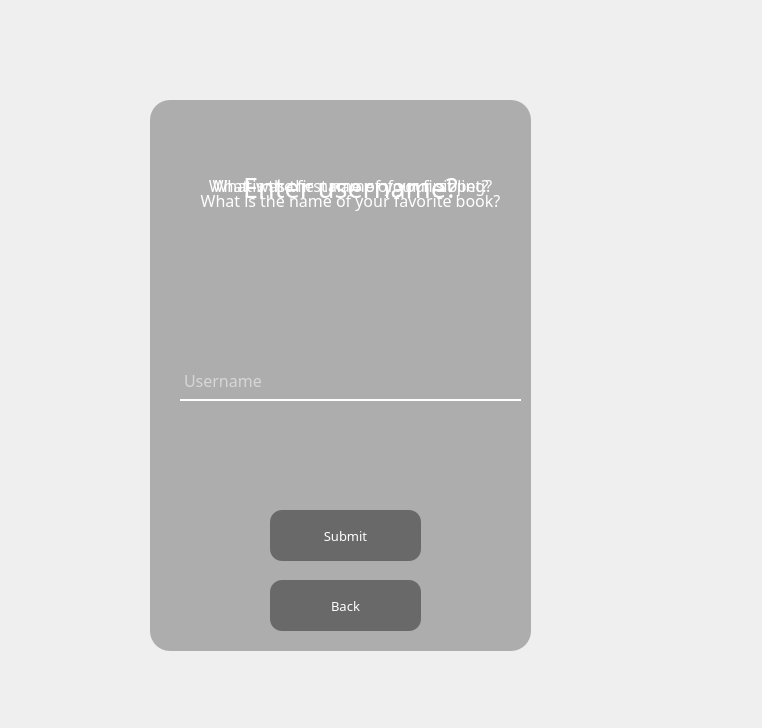
<?xml version="1.0" encoding="UTF-8"?>
<ui version="4.0">
 <class>Form</class>
 <widget class="QWidget" name="Form">
  <property name="geometry">
   <rect>
    <x>0</x>
    <y>0</y>
    <width>762</width>
    <height>728</height>
   </rect>
  </property>
  <property name="windowTitle">
   <string>Form</string>
  </property>
  <widget class="QWidget" name="widget" native="true">
   <property name="geometry">
    <rect>
     <x>120</x>
     <y>50</y>
     <width>472</width>
     <height>644</height>
    </rect>
   </property>
   <property name="minimumSize">
    <size>
     <width>472</width>
     <height>644</height>
    </size>
   </property>
   <property name="maximumSize">
    <size>
     <width>472</width>
     <height>644</height>
    </size>
   </property>
   <widget class="QLabel" name="background_image_widget">
    <property name="geometry">
     <rect>
      <x>20</x>
      <y>20</y>
      <width>401</width>
      <height>591</height>
     </rect>
    </property>
    <property name="minimumSize">
     <size>
      <width>401</width>
      <height>571</height>
     </size>
    </property>
    <property name="maximumSize">
     <size>
      <width>401</width>
      <height>600</height>
     </size>
    </property>
    <property name="styleSheet">
     <string notr="true">border-image: url(:/images/Images/codioful-formerly-gradienta-OzfD79w8ptA-unsplash(1).jpg);
border-radius: 20px;</string>
    </property>
    <property name="text">
     <string/>
    </property>
   </widget>
   <widget class="QLabel" name="container_widget">
    <property name="geometry">
     <rect>
      <x>30</x>
      <y>50</y>
      <width>381</width>
      <height>551</height>
     </rect>
    </property>
    <property name="styleSheet">
     <string notr="true">background-color:rgba(0,0,0,70);
border-radius:20px;
</string>
    </property>
    <property name="text">
     <string/>
    </property>
   </widget>
   <widget class="QPushButton" name="submit_button">
    <property name="geometry">
     <rect>
      <x>150</x>
      <y>460</y>
      <width>151</width>
      <height>51</height>
     </rect>
    </property>
    <property name="font">
     <font>
      <family>Malgun Gothic Semilight</family>
      <pointsize>10</pointsize>
     </font>
    </property>
    <property name="styleSheet">
     <string notr="true">border-radius: 12px;
color: rgb(255,255,255);
background-color: rgba(0,0,0,100);</string>
    </property>
    <property name="text">
     <string>Submit</string>
    </property>
   </widget>
   <widget class="QPushButton" name="back_button">
    <property name="geometry">
     <rect>
      <x>150</x>
      <y>530</y>
      <width>151</width>
      <height>51</height>
     </rect>
    </property>
    <property name="font">
     <font>
      <family>Malgun Gothic Semilight</family>
      <pointsize>10</pointsize>
     </font>
    </property>
    <property name="styleSheet">
     <string notr="true">border-radius: 12px;
color: rgb(255,255,255);
background-color: rgba(0,0,0,100);</string>
    </property>
    <property name="text">
     <string>Back</string>
    </property>
   </widget>
   <widget class="QLabel" name="security_question1">
    <property name="geometry">
     <rect>
      <x>60</x>
      <y>100</y>
      <width>341</width>
      <height>71</height>
     </rect>
    </property>
    <property name="font">
     <font>
      <family>Malgun Gothic Semilight</family>
      <pointsize>12</pointsize>
     </font>
    </property>
    <property name="autoFillBackground">
     <bool>false</bool>
    </property>
    <property name="styleSheet">
     <string notr="true">background-color: rgba(0,0,0,0);
color: white;</string>
    </property>
    <property name="text">
     <string>What was the name of your first pet?</string>
    </property>
    <property name="alignment">
     <set>Qt::AlignCenter</set>
    </property>
    <property name="wordWrap">
     <bool>true</bool>
    </property>
   </widget>
   <widget class="QLabel" name="security_question2">
    <property name="geometry">
     <rect>
      <x>60</x>
      <y>80</y>
      <width>341</width>
      <height>141</height>
     </rect>
    </property>
    <property name="font">
     <font>
      <family>Malgun Gothic Semilight</family>
      <pointsize>12</pointsize>
     </font>
    </property>
    <property name="autoFillBackground">
     <bool>false</bool>
    </property>
    <property name="styleSheet">
     <string notr="true">background-color: rgba(0,0,0,0);
color: white;</string>
    </property>
    <property name="text">
     <string>What is the name of your favorite book?</string>
    </property>
    <property name="alignment">
     <set>Qt::AlignCenter</set>
    </property>
    <property name="wordWrap">
     <bool>true</bool>
    </property>
   </widget>
   <widget class="QLabel" name="security_question3">
    <property name="geometry">
     <rect>
      <x>60</x>
      <y>65</y>
      <width>341</width>
      <height>141</height>
     </rect>
    </property>
    <property name="font">
     <font>
      <family>Malgun Gothic Semilight</family>
      <pointsize>12</pointsize>
     </font>
    </property>
    <property name="autoFillBackground">
     <bool>false</bool>
    </property>
    <property name="styleSheet">
     <string notr="true">background-color: rgba(0,0,0,0);
color: white;</string>
    </property>
    <property name="text">
     <string>What is the first name of your sibling?</string>
    </property>
    <property name="alignment">
     <set>Qt::AlignCenter</set>
    </property>
    <property name="wordWrap">
     <bool>true</bool>
    </property>
   </widget>
   <widget class="QLineEdit" name="input_field">
    <property name="geometry">
     <rect>
      <x>60</x>
      <y>310</y>
      <width>341</width>
      <height>41</height>
     </rect>
    </property>
    <property name="font">
     <font>
      <family>Malgun Gothic Semilight</family>
      <pointsize>12</pointsize>
     </font>
    </property>
    <property name="styleSheet">
     <string notr="true">background-color: rgba(0,0,0,0);
border: 2px solid rgba(0,0,0,0);
border-bottom-color: rgb(255,255,255);
color: white;</string>
    </property>
    <property name="placeholderText">
     <string>Username</string>
    </property>
   </widget>
   <widget class="QLabel" name="username_question">
    <property name="geometry">
     <rect>
      <x>60</x>
      <y>67</y>
      <width>341</width>
      <height>141</height>
     </rect>
    </property>
    <property name="font">
     <font>
      <family>Malgun Gothic Semilight</family>
      <pointsize>20</pointsize>
     </font>
    </property>
    <property name="autoFillBackground">
     <bool>false</bool>
    </property>
    <property name="styleSheet">
     <string notr="true">background-color: rgba(0,0,0,0);
color: white;</string>
    </property>
    <property name="text">
     <string>Enter username?</string>
    </property>
    <property name="alignment">
     <set>Qt::AlignCenter</set>
    </property>
    <property name="wordWrap">
     <bool>true</bool>
    </property>
   </widget>
  </widget>
 </widget>
 <resources>
  <include location="resource.qrc"/>
 </resources>
 <connections/>
</ui>
